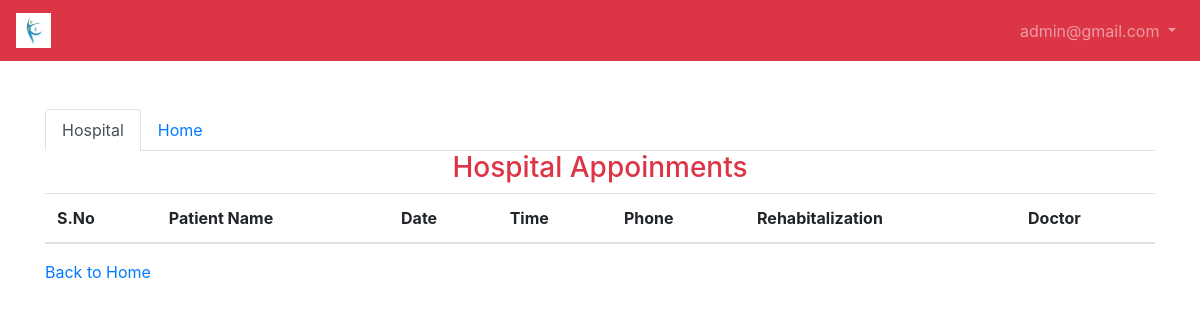
Page /admin/appoinments.php (signed in) on the earlier database version.
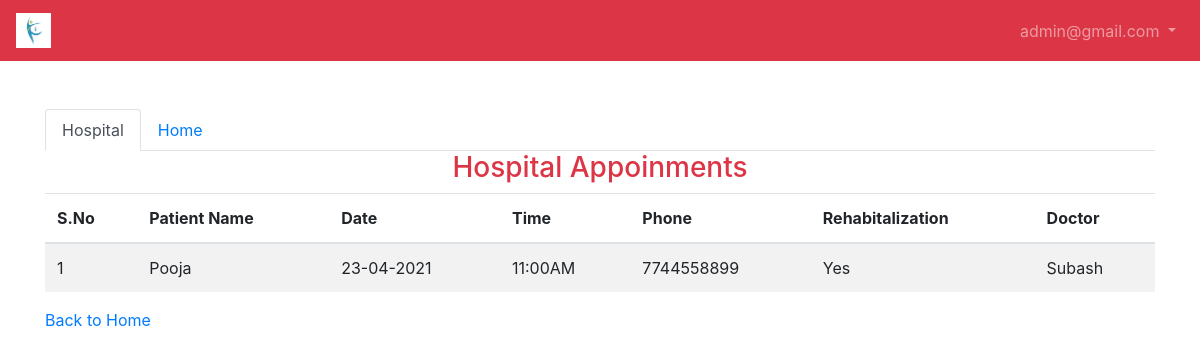
Same page on the later database version.
### tables this page shows
CREATE TABLE `appoinment` (
  `id` int(5) NOT NULL,
  `pname` varchar(25) NOT NULL,
  `date` date NOT NULL,
  `time` time NOT NULL,
  `phone` bigint(10) NOT NULL,
  `rehab` int(10) NOT NULL DEFAULT 0,
  `doctor` varchar(25) NOT NULL,
  `mode` varchar(20) NOT NULL
);

### admin/appoinments.php (the view, shortened to what this page needs)
<?php
include_once("../config.php");
?>
<!DOCTYPE html>
<html lang="en">
<head>
    <link rel="stylesheet" href="https://maxcdn.bootstrapcdn.com/bootstrap/4.0.0/css/bootstrap.min.css">
    <link rel="stylesheet" href="https://stackpath.bootstrapcdn.com/font-awesome/4.7.0/css/font-awesome.min.css">
    <link rel="stylesheet" href="../assets/style.css">
</head>
<body>
    <header>
        <nav class="navbar navbar-expand-lg navbar-dark bg-danger">
            <a class="navbar-brand" href="#"><img src="../assets/physio.jpg" alt="logo" width="35" height="35" border="1" style="left: 0" class="img-circle" /></a>
            <div class="collapse navbar-collapse" id="navbarSupportedContent">
                <ul class="navbar-nav ml-auto">
                    <li class="nav-item dropdown">
                        <a class="nav-link dropdown-toggle" href="#" id="navbarDropdown" role="button" data-toggle="dropdown" aria-haspopup="true" aria-expanded="false">
                            <?php echo $_SESSION["admin"]; ?>
                        </a>
                    </li>
                </ul>
            </div>
        </nav>
    </header>
    <main>
        <div class="container mt-5">
            <div class="row">
                <div class="col">
                    <nav>
                        <div class="nav nav-tabs" id="nav-tab" role="tablist">
                            <a class="nav-item nav-link active" id="nav-home-tab" data-toggle="tab" href="#nav-home" role="tab" aria-controls="nav-home" aria-selected="true">Hospital</a>
                            <a class="nav-item nav-link" id="nav-profile-tab" data-toggle="tab" href="#nav-profile" role="tab" aria-controls="nav-profile" aria-selected="false">Home</a>
                        </div>
                    </nav>
                    <div class="tab-content" id="nav-tabContent">
                        <div class="tab-pane fade show active" id="nav-home" role="tabpanel" aria-labelledby="nav-home-tab">
                            <h3 class="text-center text-danger">Hospital Appoinments</h3>
                            <table class="table table-striped">
                                <thead>
                                    <tr>
                                        <th>S.No</th>
                                        <th>Patient Name</th>
                                        <th>Date</th>
                                        <th>Time</th>
                                        <th>Phone</th>
                                        <th>Rehabitalization</th>
                                        <th>Doctor</th>
                                    </tr>
                                </thead>
                                <tbody>
                                    <?php
                                    $sql = "select * from appoinment where mode='hospital' order by id desc";
                                    $run = mysqli_query($con, $sql);
                                    $f = 1;
                                    foreach ($run as $app) {
                                        $rehab = $app["rehab"] == 0 ? "Yes" : "No";
                                        echo '<tr><td>' . $f . '</td><td>' . $app["pname"] . '</td><td>' . date("d-m-Y", strtotime($app["date"])) . '</td><td>' . date("g:iA", strtotime($app["time"])) . '</td><td>' . $app["phone"] . '</td><td>' . $rehab . '</td><td>' . $app["doctor"] . '</td></tr>';
                                        $f++;
                                    }
                                    ?>
                                </tbody>
                            </table>
                        </div>
                    </div>
                    <a href="admin_dashboard.php" class="text-center">Back to Home</a>
                </div>
            </div>
        </div>
    </main>
</body>
</html>

Differences in the rows shown:
now on this page (row edited): appoinment: pname "Pooja", date "23-04-2021", time "11:00AM", phone "7744558899", rehab "Yes", doctor "Subash"
